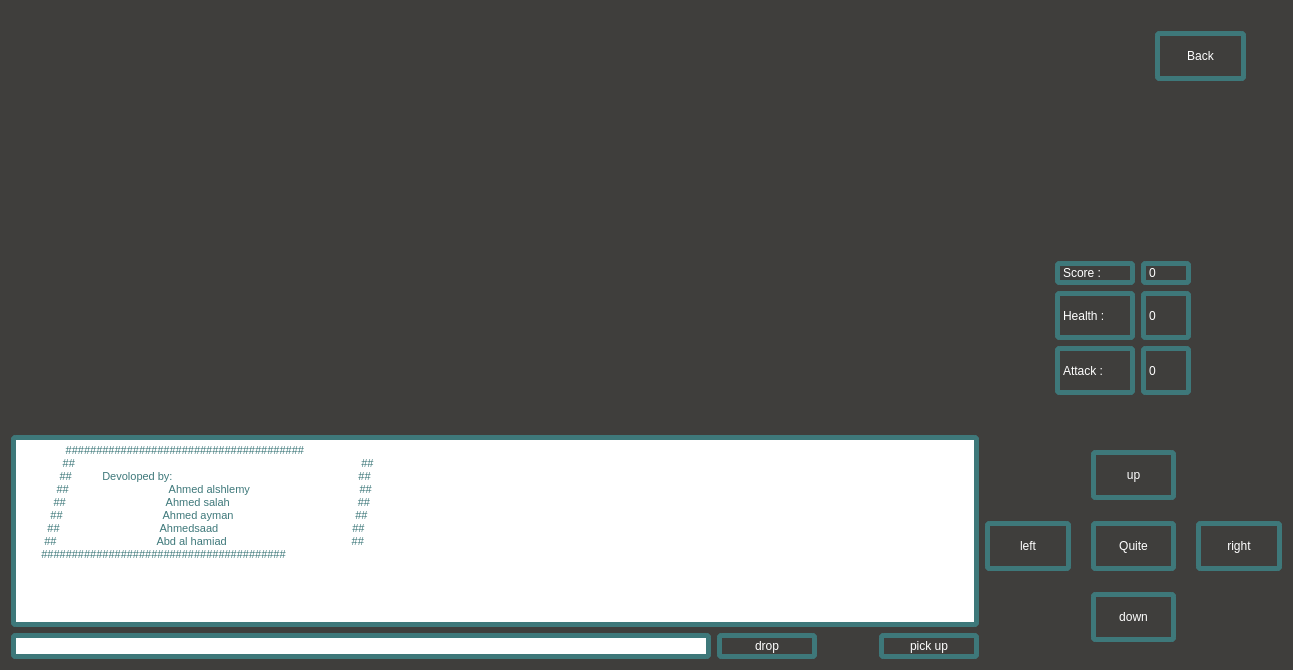
<?xml version="1.0" encoding="UTF-8"?>
<ui version="4.0">
 <class>Form</class>
 <widget class="QWidget" name="Form">
  <property name="geometry">
   <rect>
    <x>0</x>
    <y>0</y>
    <width>1293</width>
    <height>670</height>
   </rect>
  </property>
  <property name="windowTitle">
   <string>Form</string>
  </property>
  <property name="styleSheet">
   <string notr="true">background-color:rgb(63,62,60);</string>
  </property>
  <layout class="QGridLayout" name="gridLayout_4">
   <item row="0" column="0">
    <layout class="QGridLayout" name="gridLayout_3">
     <property name="spacing">
      <number>6</number>
     </property>
     <item row="1" column="1">
      <layout class="QGridLayout" name="gridLayout_2">
       <property name="horizontalSpacing">
        <number>20</number>
       </property>
       <property name="verticalSpacing">
        <number>6</number>
       </property>
       <item row="0" column="1">
        <widget class="QPushButton" name="up">
         <property name="sizePolicy">
          <sizepolicy hsizetype="Fixed" vsizetype="Fixed">
           <horstretch>0</horstretch>
           <verstretch>0</verstretch>
          </sizepolicy>
         </property>
         <property name="minimumSize">
          <size>
           <width>0</width>
           <height>0</height>
          </size>
         </property>
         <property name="maximumSize">
          <size>
           <width>100</width>
           <height>50</height>
          </size>
         </property>
         <property name="styleSheet">
          <string notr="true">font: 75 15pt &quot;Malgun Gothic&quot;;
color: white;
border:5px solid  rgb(62, 120, 122);
border-radius: 5px;</string>
         </property>
         <property name="text">
          <string>up</string>
         </property>
        </widget>
       </item>
       <item row="0" column="0">
        <spacer name="horizontalSpacer_4">
         <property name="orientation">
          <enum>Qt::Horizontal</enum>
         </property>
         <property name="sizeType">
          <enum>QSizePolicy::Fixed</enum>
         </property>
         <property name="sizeHint" stdset="0">
          <size>
           <width>80</width>
           <height>21</height>
          </size>
         </property>
        </spacer>
       </item>
       <item row="2" column="0">
        <spacer name="horizontalSpacer_6">
         <property name="orientation">
          <enum>Qt::Horizontal</enum>
         </property>
         <property name="sizeType">
          <enum>QSizePolicy::Fixed</enum>
         </property>
         <property name="sizeHint" stdset="0">
          <size>
           <width>80</width>
           <height>21</height>
          </size>
         </property>
        </spacer>
       </item>
       <item row="2" column="2">
        <spacer name="horizontalSpacer_7">
         <property name="orientation">
          <enum>Qt::Horizontal</enum>
         </property>
         <property name="sizeType">
          <enum>QSizePolicy::Fixed</enum>
         </property>
         <property name="sizeHint" stdset="0">
          <size>
           <width>80</width>
           <height>21</height>
          </size>
         </property>
        </spacer>
       </item>
       <item row="0" column="2">
        <spacer name="horizontalSpacer_5">
         <property name="orientation">
          <enum>Qt::Horizontal</enum>
         </property>
         <property name="sizeType">
          <enum>QSizePolicy::Fixed</enum>
         </property>
         <property name="sizeHint" stdset="0">
          <size>
           <width>80</width>
           <height>21</height>
          </size>
         </property>
        </spacer>
       </item>
       <item row="1" column="0">
        <widget class="QPushButton" name="left">
         <property name="minimumSize">
          <size>
           <width>0</width>
           <height>0</height>
          </size>
         </property>
         <property name="maximumSize">
          <size>
           <width>100</width>
           <height>50</height>
          </size>
         </property>
         <property name="styleSheet">
          <string notr="true">font: 75 15pt &quot;Malgun Gothic&quot;;
color: white;
border:5px solid  rgb(62, 120, 122);
border-radius: 5px;</string>
         </property>
         <property name="text">
          <string>left</string>
         </property>
        </widget>
       </item>
       <item row="1" column="2">
        <widget class="QPushButton" name="right">
         <property name="minimumSize">
          <size>
           <width>0</width>
           <height>0</height>
          </size>
         </property>
         <property name="maximumSize">
          <size>
           <width>100</width>
           <height>50</height>
          </size>
         </property>
         <property name="styleSheet">
          <string notr="true">font: 75 15pt &quot;Malgun Gothic&quot;;
color: white;
border:5px solid  rgb(62, 120, 122);
border-radius: 5px;</string>
         </property>
         <property name="text">
          <string>right</string>
         </property>
        </widget>
       </item>
       <item row="2" column="1">
        <widget class="QPushButton" name="down">
         <property name="minimumSize">
          <size>
           <width>0</width>
           <height>0</height>
          </size>
         </property>
         <property name="maximumSize">
          <size>
           <width>100</width>
           <height>50</height>
          </size>
         </property>
         <property name="styleSheet">
          <string notr="true">font: 75 15pt &quot;Malgun Gothic&quot;;
color: white;
border:5px solid  rgb(62, 120, 122);
border-radius: 5px;</string>
         </property>
         <property name="text">
          <string>down</string>
         </property>
        </widget>
       </item>
       <item row="1" column="1">
        <widget class="QPushButton" name="start">
         <property name="sizePolicy">
          <sizepolicy hsizetype="Fixed" vsizetype="Fixed">
           <horstretch>0</horstretch>
           <verstretch>0</verstretch>
          </sizepolicy>
         </property>
         <property name="maximumSize">
          <size>
           <width>100</width>
           <height>100</height>
          </size>
         </property>
         <property name="styleSheet">
          <string notr="true">font: 75 15pt &quot;Malgun Gothic&quot;;
color: white;
border:5px solid  rgb(62, 120, 122);
border-radius: 5px;</string>
         </property>
         <property name="text">
          <string>Quite</string>
         </property>
        </widget>
       </item>
      </layout>
     </item>
     <item row="1" column="0">
      <layout class="QGridLayout" name="gridLayout">
       <item row="1" column="2">
        <spacer name="horizontalSpacer">
         <property name="orientation">
          <enum>Qt::Horizontal</enum>
         </property>
         <property name="sizeType">
          <enum>QSizePolicy::Fixed</enum>
         </property>
         <property name="sizeHint" stdset="0">
          <size>
           <width>50</width>
           <height>20</height>
          </size>
         </property>
        </spacer>
       </item>
       <item row="1" column="1">
        <widget class="QPushButton" name="pushButton_8">
         <property name="minimumSize">
          <size>
           <width>0</width>
           <height>0</height>
          </size>
         </property>
         <property name="maximumSize">
          <size>
           <width>100</width>
           <height>30</height>
          </size>
         </property>
         <property name="styleSheet">
          <string notr="true">font: 75 10pt &quot;Malgun Gothic&quot;;
color: white;
border:5px solid  rgb(62, 120, 122);
border-radius: 5px;</string>
         </property>
         <property name="text">
          <string>drop</string>
         </property>
        </widget>
       </item>
       <item row="1" column="3">
        <widget class="QPushButton" name="pushButton_7">
         <property name="minimumSize">
          <size>
           <width>0</width>
           <height>0</height>
          </size>
         </property>
         <property name="maximumSize">
          <size>
           <width>100</width>
           <height>30</height>
          </size>
         </property>
         <property name="styleSheet">
          <string notr="true">font: 75 10pt &quot;Malgun Gothic&quot;;
color: white;
border:5px solid  rgb(62, 120, 122);
border-radius: 5px;</string>
         </property>
         <property name="text">
          <string>pick up</string>
         </property>
        </widget>
       </item>
       <item row="0" column="0" colspan="4">
        <widget class="QTextBrowser" name="textBrowser">
         <property name="sizePolicy">
          <sizepolicy hsizetype="Expanding" vsizetype="Fixed">
           <horstretch>0</horstretch>
           <verstretch>0</verstretch>
          </sizepolicy>
         </property>
         <property name="minimumSize">
          <size>
           <width>0</width>
           <height>0</height>
          </size>
         </property>
         <property name="maximumSize">
          <size>
           <width>1000</width>
           <height>200</height>
          </size>
         </property>
         <property name="styleSheet">
          <string notr="true">background-color: rgb(255, 255, 255);
font: 75 10pt &quot;Malgun Gothic&quot;;
color: rgb(62, 120, 122);
border:5px solid  rgb(62, 120, 122);
border-radius: 5px;</string>
         </property>
         <property name="html">
          <string>&lt;!DOCTYPE HTML PUBLIC &quot;-//W3C//DTD HTML 4.0//EN&quot; &quot;http://www.w3.org/TR/REC-html40/strict.dtd&quot;&gt;
&lt;html&gt;&lt;head&gt;&lt;meta name=&quot;qrichtext&quot; content=&quot;1&quot; /&gt;&lt;style type=&quot;text/css&quot;&gt;
p, li { white-space: pre-wrap; }
&lt;/style&gt;&lt;/head&gt;&lt;body style=&quot; font-family:'Malgun Gothic'; font-size:10pt; font-weight:72; font-style:normal;&quot;&gt;
&lt;p style=&quot; margin-top:0px; margin-bottom:0px; margin-left:0px; margin-right:0px; -qt-block-indent:0; text-indent:0px;&quot;&gt;&lt;span style=&quot; font-family:'MS Shell Dlg 2'; font-size:8pt; font-weight:400;&quot;&gt;               #######################################&lt;/span&gt;&lt;/p&gt;
&lt;p style=&quot; margin-top:0px; margin-bottom:0px; margin-left:0px; margin-right:0px; -qt-block-indent:0; text-indent:0px;&quot;&gt;&lt;span style=&quot; font-family:'MS Shell Dlg 2'; font-size:8pt; font-weight:400;&quot;&gt;              ##                                                                                              ##&lt;/span&gt;&lt;/p&gt;
&lt;p style=&quot; margin-top:0px; margin-bottom:0px; margin-left:0px; margin-right:0px; -qt-block-indent:0; text-indent:0px;&quot;&gt;&lt;span style=&quot; font-family:'MS Shell Dlg 2'; font-size:8pt; font-weight:400;&quot;&gt;             ##          Devoloped by:                                                             ##&lt;/span&gt;&lt;/p&gt;
&lt;p style=&quot; margin-top:0px; margin-bottom:0px; margin-left:0px; margin-right:0px; -qt-block-indent:0; text-indent:0px;&quot;&gt;&lt;span style=&quot; font-family:'MS Shell Dlg 2'; font-size:8pt; font-weight:400;&quot;&gt;            ##                                 Ahmed alshlemy                                    ##&lt;/span&gt;&lt;/p&gt;
&lt;p style=&quot; margin-top:0px; margin-bottom:0px; margin-left:0px; margin-right:0px; -qt-block-indent:0; text-indent:0px;&quot;&gt;&lt;span style=&quot; font-family:'MS Shell Dlg 2'; font-size:8pt; font-weight:400;&quot;&gt;           ##                                 Ahmed salah                                          ##&lt;/span&gt;&lt;/p&gt;
&lt;p style=&quot; margin-top:0px; margin-bottom:0px; margin-left:0px; margin-right:0px; -qt-block-indent:0; text-indent:0px;&quot;&gt;&lt;span style=&quot; font-family:'MS Shell Dlg 2'; font-size:8pt; font-weight:400;&quot;&gt;          ##                                 Ahmed ayman                                        ##&lt;/span&gt;&lt;/p&gt;
&lt;p style=&quot; margin-top:0px; margin-bottom:0px; margin-left:0px; margin-right:0px; -qt-block-indent:0; text-indent:0px;&quot;&gt;&lt;span style=&quot; font-family:'MS Shell Dlg 2'; font-size:8pt; font-weight:400;&quot;&gt;         ##                                 Ahmedsaad                                            ##&lt;/span&gt;&lt;/p&gt;
&lt;p style=&quot; margin-top:0px; margin-bottom:0px; margin-left:0px; margin-right:0px; -qt-block-indent:0; text-indent:0px;&quot;&gt;&lt;span style=&quot; font-family:'MS Shell Dlg 2'; font-size:8pt; font-weight:400;&quot;&gt;        ##                                 Abd al hamiad                                         ##&lt;/span&gt;&lt;/p&gt;
&lt;p style=&quot; margin-top:0px; margin-bottom:0px; margin-left:0px; margin-right:0px; -qt-block-indent:0; text-indent:0px;&quot;&gt;&lt;span style=&quot; font-family:'MS Shell Dlg 2'; font-size:8pt; font-weight:400;&quot;&gt;       ########################################&lt;/span&gt;&lt;/p&gt;&lt;/body&gt;&lt;/html&gt;</string>
         </property>
        </widget>
       </item>
       <item row="1" column="0">
        <widget class="QLineEdit" name="lineEdit">
         <property name="minimumSize">
          <size>
           <width>0</width>
           <height>0</height>
          </size>
         </property>
         <property name="maximumSize">
          <size>
           <width>700</width>
           <height>30</height>
          </size>
         </property>
         <property name="styleSheet">
          <string notr="true">background-color: rgb(255, 255, 255);
font: 75 10pt &quot;Malgun Gothic&quot;;
color: rgb(62, 120, 122);
border:5px solid  rgb(62, 120, 122);
border-radius: 5px;</string>
         </property>
        </widget>
       </item>
      </layout>
     </item>
     <item row="0" column="0">
      <widget class="QLabel" name="label_12">
       <property name="maximumSize">
        <size>
         <width>1000</width>
         <height>16777215</height>
        </size>
       </property>
       <property name="text">
        <string/>
       </property>
      </widget>
     </item>
     <item row="0" column="1">
      <widget class="QWidget" name="widget" native="true">
       <widget class="QLabel" name="label_7">
        <property name="geometry">
         <rect>
          <x>40</x>
          <y>79</y>
          <width>200</width>
          <height>151</height>
         </rect>
        </property>
        <property name="minimumSize">
         <size>
          <width>0</width>
          <height>0</height>
         </size>
        </property>
        <property name="maximumSize">
         <size>
          <width>200</width>
          <height>200</height>
         </size>
        </property>
        <property name="text">
         <string/>
        </property>
       </widget>
       <widget class="QWidget" name="layoutWidget">
        <property name="geometry">
         <rect>
          <x>70</x>
          <y>250</y>
          <width>136</width>
          <height>134</height>
         </rect>
        </property>
        <layout class="QVBoxLayout" name="verticalLayout">
         <item>
          <layout class="QHBoxLayout" name="horizontalLayout">
           <item>
            <widget class="QLabel" name="label_8">
             <property name="sizePolicy">
              <sizepolicy hsizetype="Preferred" vsizetype="Preferred">
               <horstretch>0</horstretch>
               <verstretch>0</verstretch>
              </sizepolicy>
             </property>
             <property name="maximumSize">
              <size>
               <width>100</width>
               <height>16777215</height>
              </size>
             </property>
             <property name="styleSheet">
              <string notr="true">font: 75 15pt &quot;Malgun Gothic&quot;;
color: white;
border:5px solid  rgb(62, 120, 122);
border-radius: 5px;</string>
             </property>
             <property name="text">
              <string>Score : </string>
             </property>
            </widget>
           </item>
           <item>
            <widget class="QLabel" name="score">
             <property name="sizePolicy">
              <sizepolicy hsizetype="Preferred" vsizetype="Fixed">
               <horstretch>0</horstretch>
               <verstretch>0</verstretch>
              </sizepolicy>
             </property>
             <property name="maximumSize">
              <size>
               <width>50</width>
               <height>16777215</height>
              </size>
             </property>
             <property name="styleSheet">
              <string notr="true">font: 75 15pt &quot;Malgun Gothic&quot;;
color: white;
border:5px solid  rgb(62, 120, 122);
border-radius: 5px;</string>
             </property>
             <property name="text">
              <string>0</string>
             </property>
            </widget>
           </item>
          </layout>
         </item>
         <item>
          <layout class="QHBoxLayout" name="horizontalLayout_2">
           <item>
            <widget class="QLabel" name="label_2">
             <property name="maximumSize">
              <size>
               <width>100</width>
               <height>16777215</height>
              </size>
             </property>
             <property name="styleSheet">
              <string notr="true">font: 75 15pt &quot;Malgun Gothic&quot;;
color: white;
border:5px solid  rgb(62, 120, 122);
border-radius: 5px;</string>
             </property>
             <property name="text">
              <string>Health : </string>
             </property>
            </widget>
           </item>
           <item>
            <widget class="QLabel" name="health">
             <property name="maximumSize">
              <size>
               <width>50</width>
               <height>16777215</height>
              </size>
             </property>
             <property name="styleSheet">
              <string notr="true">font: 75 15pt &quot;Malgun Gothic&quot;;
color: white;
border:5px solid  rgb(62, 120, 122);
border-radius: 5px;</string>
             </property>
             <property name="text">
              <string>0</string>
             </property>
            </widget>
           </item>
          </layout>
         </item>
         <item>
          <layout class="QHBoxLayout" name="horizontalLayout_3">
           <item>
            <widget class="QLabel" name="label_3">
             <property name="maximumSize">
              <size>
               <width>100</width>
               <height>16777215</height>
              </size>
             </property>
             <property name="styleSheet">
              <string notr="true">font: 75 15pt &quot;Malgun Gothic&quot;;
color: white;
border:5px solid  rgb(62, 120, 122);
border-radius: 5px;</string>
             </property>
             <property name="text">
              <string>Attack : </string>
             </property>
            </widget>
           </item>
           <item>
            <widget class="QLabel" name="attake">
             <property name="maximumSize">
              <size>
               <width>50</width>
               <height>16777215</height>
              </size>
             </property>
             <property name="styleSheet">
              <string notr="true">font: 75 15pt &quot;Malgun Gothic&quot;;
color: white;
border:5px solid  rgb(62, 120, 122);
border-radius: 5px;</string>
             </property>
             <property name="text">
              <string>0</string>
             </property>
            </widget>
           </item>
          </layout>
         </item>
        </layout>
       </widget>
       <widget class="QPushButton" name="pushButton_5">
        <property name="geometry">
         <rect>
          <x>170</x>
          <y>20</y>
          <width>91</width>
          <height>50</height>
         </rect>
        </property>
        <property name="maximumSize">
         <size>
          <width>100</width>
          <height>50</height>
         </size>
        </property>
        <property name="styleSheet">
         <string notr="true">font: 75 15pt &quot;Malgun Gothic&quot;;
color: white;
border:5px solid  rgb(62, 120, 122);
border-radius: 5px;</string>
        </property>
        <property name="text">
         <string>Back</string>
        </property>
       </widget>
       <zorder>layoutWidget</zorder>
       <zorder>label_7</zorder>
       <zorder>pushButton_5</zorder>
      </widget>
     </item>
    </layout>
   </item>
  </layout>
 </widget>
 <resources/>
 <connections/>
</ui>
